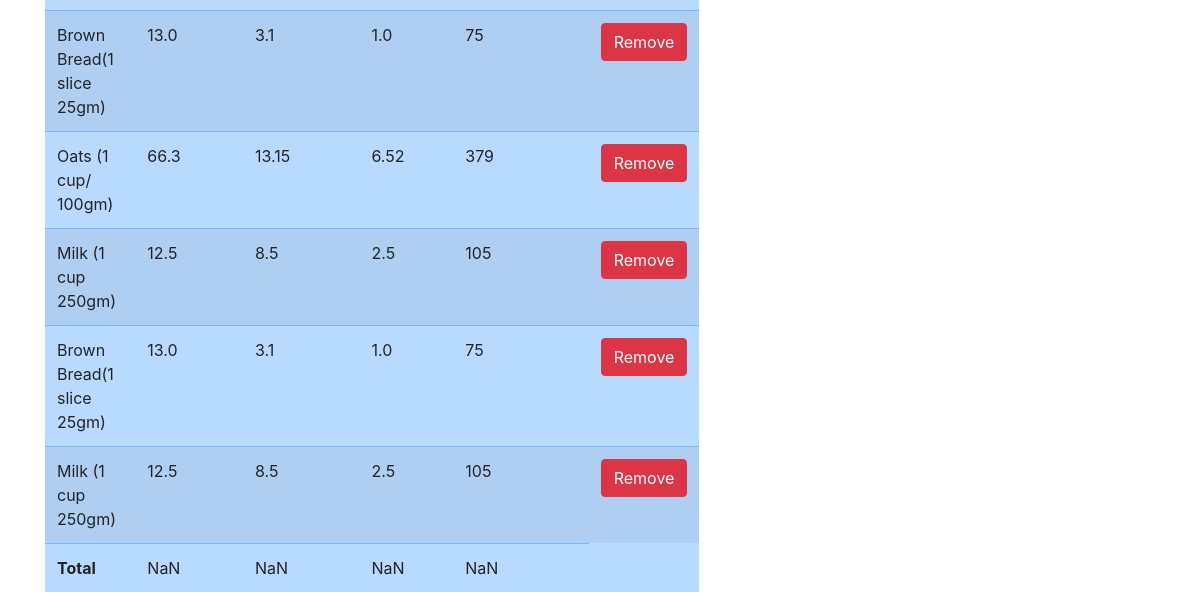
Page / (signed in, lower part) on the earlier database version.
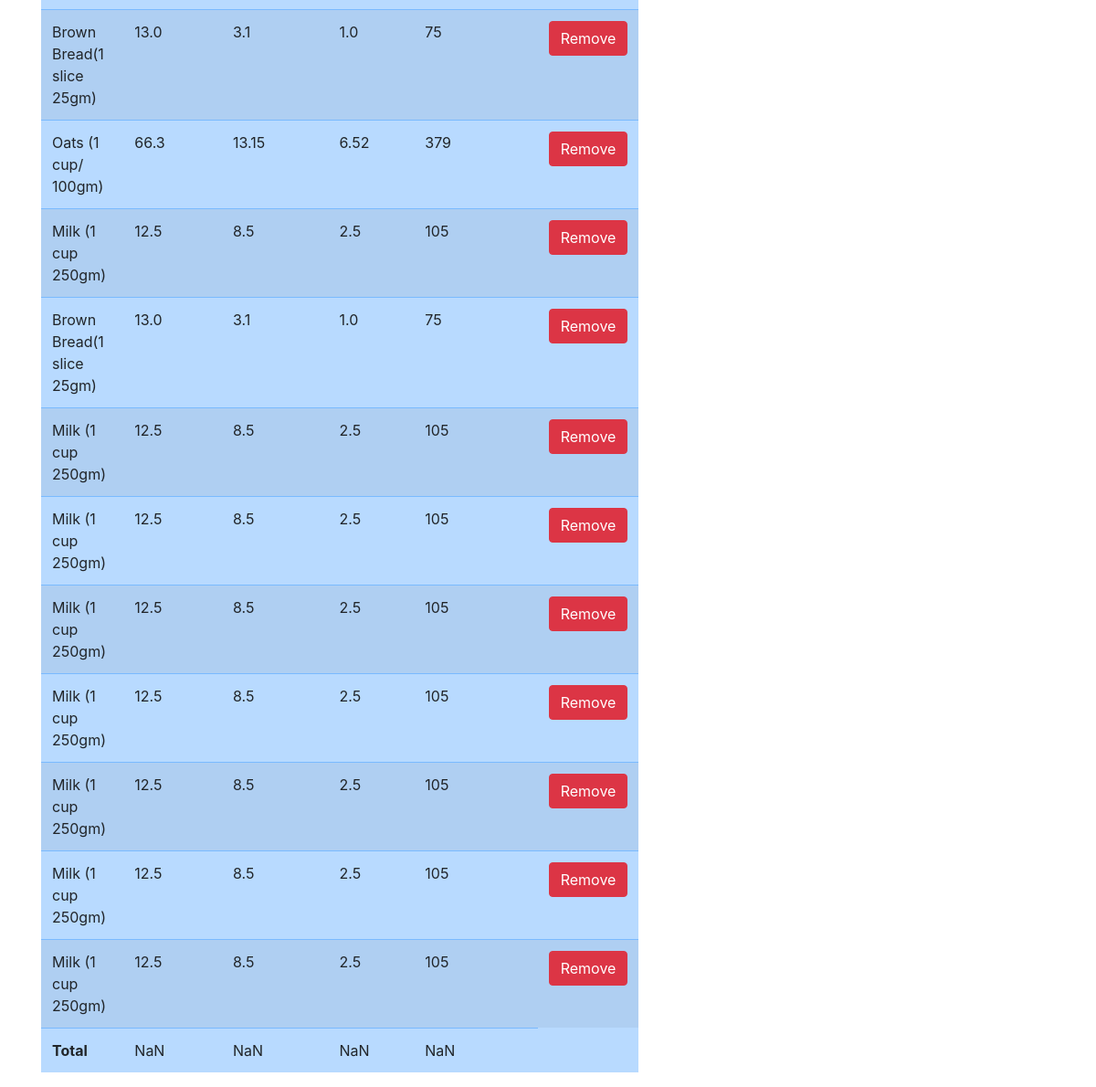
Same page on the later database version.
### myapp/models.py (models this page shows, shortened)
class Consume(models.Model):
    user = models.ForeignKey(User,on_delete=models.CASCADE)
    food_consumed = models.ForeignKey(Food,on_delete=models.CASCADE)

class Food(models.Model):
    name = models.CharField(max_length=100)
    carbs = models.FloatField()
    protein = models.FloatField()
    fats = models.FloatField()
    calories = models.IntegerField()

### myapp/views.py (the view)
# urls.py: path('',views.index,name='index'),
def index(request):
    if request.method == "POST":
        food_consumed = request.POST['food_consumed']
        consume = Food.objects.get(name=food_consumed)
        user = request.user
        consume = Consume(user=user,food_consumed=consume)
        consume.save()
        foods = Food.objects.all()
    else:
        foods = Food.objects.all()
    consumed_food = Consume.objects.filter(user=request.user)
    return render(request,'myapp/index.html',{'foods':foods,'consumed_food':consumed_food})

### myapp/templates/myapp/index.html (shortened to what this page needs)
<!DOCTYPE html>
<html lang="en">
<head>
    <link rel="stylesheet" href="https://cdn.jsdelivr.net/npm/bootstrap@4.6.2/dist/css/bootstrap.min.css">
</head>
<body>
  <div class="container">
    <br><br><br>
    <br>
    <div class="row">
      <div class="col-md-7">
        <table id="table" class="table table-striped table-primary">
          {% for c in consumed_food %}
          <tr>
           <td>{{c.food_consumed.name}}</td>
           <td>{{c.food_consumed.carbs}}</td>
           <td>{{c.food_consumed.protein}}</td>
           <td>{{c.food_consumed.fats}}</td>
           <td>{{c.food_consumed.calories}}</td>
           <td><a class="btn btn-danger" href="{% url 'delete' c.id %}">Remove</a></td>
          </tr>
          {% endfor %}
          <tr>
            <td id="name"><b>Total</b></td>
            <td id="totalCarbs"><b></b></td>
            <td id="totalProtein"><b></b></td>
            <td id="totalFats"><b></b></td>
            <td id="totalCalories"><b></b></td>
          </tr>
        </table>
      </div>
      <div class="col-md-4 offset-md-1">
      </div>
    </div>
  </div>
</body>
</html>

Differences in the rows shown:
added Consume: food_consumed.name "Milk (1 cup 250gm)", food_consumed.carbs "12.5", food_consumed.protein "8.5", food_consumed.fats "2.5", food_consumed.calories "105"
added Consume: food_consumed.name "Milk (1 cup 250gm)", food_consumed.carbs "12.5", food_consumed.protein "8.5", food_consumed.fats "2.5", food_consumed.calories "105"
added Consume: food_consumed.name "Milk (1 cup 250gm)", food_consumed.carbs "12.5", food_consumed.protein "8.5", food_consumed.fats "2.5", food_consumed.calories "105"
added Consume: food_consumed.name "Milk (1 cup 250gm)", food_consumed.carbs "12.5", food_consumed.protein "8.5", food_consumed.fats "2.5", food_consumed.calories "105"
added Consume: food_consumed.name "Milk (1 cup 250gm)", food_consumed.carbs "12.5", food_consumed.protein "8.5", food_consumed.fats "2.5", food_consumed.calories "105"
added Consume: food_consumed.name "Milk (1 cup 250gm)", food_consumed.carbs "12.5", food_consumed.protein "8.5", food_consumed.fats "2.5", food_consumed.calories "105"
